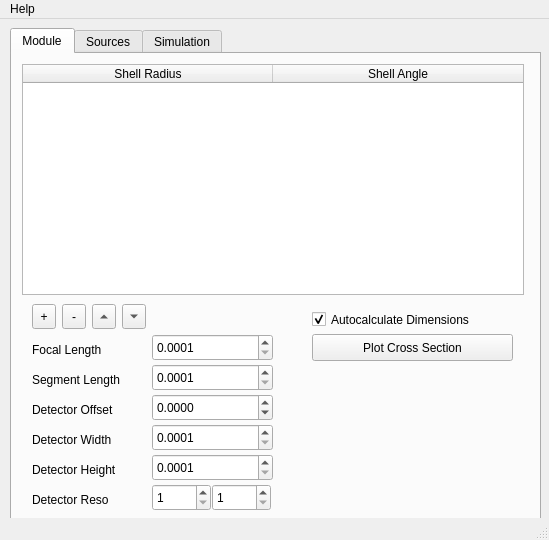
<?xml version="1.0" encoding="UTF-8"?>
<ui version="4.0">
 <class>MainWindow</class>
 <widget class="QMainWindow" name="MainWindow">
  <property name="geometry">
   <rect>
    <x>0</x>
    <y>0</y>
    <width>549</width>
    <height>540</height>
   </rect>
  </property>
  <property name="windowTitle">
   <string>FOXSISIM</string>
  </property>
  <widget class="QWidget" name="centralwidget">
   <widget class="QTabWidget" name="tabWidget">
    <property name="geometry">
     <rect>
      <x>10</x>
      <y>9</y>
      <width>531</width>
      <height>501</height>
     </rect>
    </property>
    <property name="currentIndex">
     <number>0</number>
    </property>
    <widget class="QWidget" name="tab">
     <attribute name="title">
      <string>Module</string>
     </attribute>
     <widget class="QDoubleSpinBox" name="doubleSpinBox">
      <property name="geometry">
       <rect>
        <x>140</x>
        <y>280</y>
        <width>121</width>
        <height>27</height>
       </rect>
      </property>
      <property name="decimals">
       <number>4</number>
      </property>
      <property name="minimum">
       <double>0.000100000000000</double>
      </property>
      <property name="maximum">
       <double>999999.999900000053458</double>
      </property>
      <property name="singleStep">
       <double>0.100000000000000</double>
      </property>
     </widget>
     <widget class="QDoubleSpinBox" name="doubleSpinBox_2">
      <property name="geometry">
       <rect>
        <x>140</x>
        <y>310</y>
        <width>121</width>
        <height>27</height>
       </rect>
      </property>
      <property name="decimals">
       <number>4</number>
      </property>
      <property name="minimum">
       <double>0.000100000000000</double>
      </property>
      <property name="maximum">
       <double>999999.999900000053458</double>
      </property>
      <property name="singleStep">
       <double>0.100000000000000</double>
      </property>
     </widget>
     <widget class="QLabel" name="label">
      <property name="geometry">
       <rect>
        <x>20</x>
        <y>310</y>
        <width>131</width>
        <height>31</height>
       </rect>
      </property>
      <property name="toolTip">
       <string>Length of each segment</string>
      </property>
      <property name="text">
       <string>Segment Length</string>
      </property>
     </widget>
     <widget class="QLabel" name="label_2">
      <property name="geometry">
       <rect>
        <x>20</x>
        <y>280</y>
        <width>121</width>
        <height>31</height>
       </rect>
      </property>
      <property name="toolTip">
       <string>Focal length, measured in centimeters from the center of the module</string>
      </property>
      <property name="text">
       <string>Focal Length</string>
      </property>
     </widget>
     <widget class="QCheckBox" name="checkBox">
      <property name="geometry">
       <rect>
        <x>300</x>
        <y>250</y>
        <width>211</width>
        <height>31</height>
       </rect>
      </property>
      <property name="toolTip">
       <string>Autocalculate the angle given a radius (and vice versa)</string>
      </property>
      <property name="text">
       <string>Autocalculate Dimensions</string>
      </property>
      <property name="checked">
       <bool>true</bool>
      </property>
     </widget>
     <widget class="QDoubleSpinBox" name="doubleSpinBox_3">
      <property name="geometry">
       <rect>
        <x>140</x>
        <y>340</y>
        <width>121</width>
        <height>27</height>
       </rect>
      </property>
      <property name="decimals">
       <number>4</number>
      </property>
      <property name="minimum">
       <double>-999999.999900000053458</double>
      </property>
      <property name="maximum">
       <double>999999.999900000053458</double>
      </property>
      <property name="singleStep">
       <double>0.100000000000000</double>
      </property>
     </widget>
     <widget class="QLabel" name="label_3">
      <property name="geometry">
       <rect>
        <x>20</x>
        <y>340</y>
        <width>121</width>
        <height>31</height>
       </rect>
      </property>
      <property name="toolTip">
       <string>Offset of the detector from the focal point. A positive value means the detector is farther from the module.</string>
      </property>
      <property name="text">
       <string>Detector Offset</string>
      </property>
     </widget>
     <widget class="QLabel" name="label_4">
      <property name="geometry">
       <rect>
        <x>20</x>
        <y>370</y>
        <width>121</width>
        <height>31</height>
       </rect>
      </property>
      <property name="toolTip">
       <string>Width of the detector</string>
      </property>
      <property name="text">
       <string>Detector Width</string>
      </property>
     </widget>
     <widget class="QLabel" name="label_5">
      <property name="geometry">
       <rect>
        <x>20</x>
        <y>400</y>
        <width>121</width>
        <height>31</height>
       </rect>
      </property>
      <property name="toolTip">
       <string>Height of the detector</string>
      </property>
      <property name="text">
       <string>Detector Height</string>
      </property>
     </widget>
     <widget class="QDoubleSpinBox" name="doubleSpinBox_4">
      <property name="geometry">
       <rect>
        <x>140</x>
        <y>370</y>
        <width>121</width>
        <height>27</height>
       </rect>
      </property>
      <property name="decimals">
       <number>4</number>
      </property>
      <property name="minimum">
       <double>0.000100000000000</double>
      </property>
      <property name="maximum">
       <double>999999.999900000053458</double>
      </property>
      <property name="singleStep">
       <double>0.100000000000000</double>
      </property>
     </widget>
     <widget class="QDoubleSpinBox" name="doubleSpinBox_5">
      <property name="geometry">
       <rect>
        <x>140</x>
        <y>400</y>
        <width>121</width>
        <height>27</height>
       </rect>
      </property>
      <property name="decimals">
       <number>4</number>
      </property>
      <property name="minimum">
       <double>0.000100000000000</double>
      </property>
      <property name="maximum">
       <double>999999.999900000053458</double>
      </property>
      <property name="singleStep">
       <double>0.100000000000000</double>
      </property>
     </widget>
     <widget class="QTableWidget" name="tableWidget">
      <property name="geometry">
       <rect>
        <x>10</x>
        <y>10</y>
        <width>502</width>
        <height>231</height>
       </rect>
      </property>
      <property name="alternatingRowColors">
       <bool>true</bool>
      </property>
      <attribute name="horizontalHeaderDefaultSectionSize">
       <number>250</number>
      </attribute>
      <attribute name="horizontalHeaderMinimumSectionSize">
       <number>250</number>
      </attribute>
      <attribute name="verticalHeaderVisible">
       <bool>false</bool>
      </attribute>
      <attribute name="verticalHeaderDefaultSectionSize">
       <number>23</number>
      </attribute>
      <attribute name="verticalHeaderMinimumSectionSize">
       <number>23</number>
      </attribute>
      <column>
       <property name="text">
        <string>Shell Radius</string>
       </property>
      </column>
      <column>
       <property name="text">
        <string>Shell Angle</string>
       </property>
      </column>
     </widget>
     <widget class="QToolButton" name="toolButton_3">
      <property name="geometry">
       <rect>
        <x>20</x>
        <y>250</y>
        <width>24</width>
        <height>25</height>
       </rect>
      </property>
      <property name="toolTip">
       <string>Add a row to the radii/angles table</string>
      </property>
      <property name="text">
       <string>+</string>
      </property>
     </widget>
     <widget class="QToolButton" name="toolButton_4">
      <property name="geometry">
       <rect>
        <x>50</x>
        <y>250</y>
        <width>24</width>
        <height>25</height>
       </rect>
      </property>
      <property name="toolTip">
       <string>Remove a row from the radii/angles table</string>
      </property>
      <property name="text">
       <string>-</string>
      </property>
     </widget>
     <widget class="QLabel" name="label_9">
      <property name="geometry">
       <rect>
        <x>20</x>
        <y>430</y>
        <width>141</width>
        <height>31</height>
       </rect>
      </property>
      <property name="toolTip">
       <string>Pixel resolution of detector</string>
      </property>
      <property name="text">
       <string>Detector Reso</string>
      </property>
     </widget>
     <widget class="QSpinBox" name="spinBox_2">
      <property name="geometry">
       <rect>
        <x>140</x>
        <y>430</y>
        <width>59</width>
        <height>27</height>
       </rect>
      </property>
      <property name="minimum">
       <number>1</number>
      </property>
      <property name="maximum">
       <number>9999</number>
      </property>
     </widget>
     <widget class="QSpinBox" name="spinBox_3">
      <property name="geometry">
       <rect>
        <x>200</x>
        <y>430</y>
        <width>59</width>
        <height>27</height>
       </rect>
      </property>
      <property name="minimum">
       <number>1</number>
      </property>
      <property name="maximum">
       <number>9999</number>
      </property>
     </widget>
     <widget class="QToolButton" name="toolButton_5">
      <property name="geometry">
       <rect>
        <x>80</x>
        <y>250</y>
        <width>24</width>
        <height>25</height>
       </rect>
      </property>
      <property name="toolTip">
       <string>Move current row up</string>
      </property>
      <property name="text">
       <string>...</string>
      </property>
      <property name="arrowType">
       <enum>Qt::UpArrow</enum>
      </property>
     </widget>
     <widget class="QToolButton" name="toolButton_6">
      <property name="geometry">
       <rect>
        <x>110</x>
        <y>250</y>
        <width>24</width>
        <height>25</height>
       </rect>
      </property>
      <property name="toolTip">
       <string>Move current row down</string>
      </property>
      <property name="text">
       <string>...</string>
      </property>
      <property name="arrowType">
       <enum>Qt::DownArrow</enum>
      </property>
     </widget>
     <widget class="QPushButton" name="pushButton_5">
      <property name="geometry">
       <rect>
        <x>300</x>
        <y>280</y>
        <width>201</width>
        <height>27</height>
       </rect>
      </property>
      <property name="toolTip">
       <string>Plot a cross section of the module</string>
      </property>
      <property name="text">
       <string>Plot Cross Section</string>
      </property>
     </widget>
    </widget>
    <widget class="QWidget" name="tab_2">
     <property name="toolTip">
      <string/>
     </property>
     <attribute name="title">
      <string>Sources</string>
     </attribute>
     <widget class="QTableWidget" name="tableWidget_2">
      <property name="geometry">
       <rect>
        <x>10</x>
        <y>10</y>
        <width>500</width>
        <height>171</height>
       </rect>
      </property>
      <property name="alternatingRowColors">
       <bool>true</bool>
      </property>
      <attribute name="horizontalHeaderDefaultSectionSize">
       <number>83</number>
      </attribute>
      <attribute name="horizontalHeaderMinimumSectionSize">
       <number>83</number>
      </attribute>
      <attribute name="verticalHeaderVisible">
       <bool>false</bool>
      </attribute>
      <attribute name="verticalHeaderDefaultSectionSize">
       <number>23</number>
      </attribute>
      <attribute name="verticalHeaderMinimumSectionSize">
       <number>23</number>
      </attribute>
      <column>
       <property name="text">
        <string>Type</string>
       </property>
       <property name="toolTip">
        <string/>
       </property>
      </column>
      <column>
       <property name="text">
        <string>Center</string>
       </property>
       <property name="toolTip">
        <string/>
       </property>
      </column>
      <column>
       <property name="text">
        <string>Normal</string>
       </property>
       <property name="toolTip">
        <string/>
       </property>
      </column>
      <column>
       <property name="text">
        <string>Width</string>
       </property>
       <property name="toolTip">
        <string/>
       </property>
      </column>
      <column>
       <property name="text">
        <string>Height</string>
       </property>
       <property name="toolTip">
        <string/>
       </property>
      </column>
      <column>
       <property name="text">
        <string>Color</string>
       </property>
       <property name="toolTip">
        <string/>
       </property>
      </column>
     </widget>
     <widget class="QToolButton" name="toolButton">
      <property name="geometry">
       <rect>
        <x>20</x>
        <y>190</y>
        <width>24</width>
        <height>25</height>
       </rect>
      </property>
      <property name="toolTip">
       <string>Add row to the sources table</string>
      </property>
      <property name="text">
       <string>+</string>
      </property>
     </widget>
     <widget class="QToolButton" name="toolButton_2">
      <property name="geometry">
       <rect>
        <x>50</x>
        <y>190</y>
        <width>24</width>
        <height>25</height>
       </rect>
      </property>
      <property name="toolTip">
       <string>Remove row from sources table</string>
      </property>
      <property name="text">
       <string>-</string>
      </property>
     </widget>
     <widget class="QCheckBox" name="checkBox_2">
      <property name="geometry">
       <rect>
        <x>300</x>
        <y>190</y>
        <width>211</width>
        <height>31</height>
       </rect>
      </property>
      <property name="toolTip">
       <string>Autocalculate as many source settings as is possible</string>
      </property>
      <property name="text">
       <string>Autocalculate Dimensions</string>
      </property>
      <property name="checked">
       <bool>true</bool>
      </property>
     </widget>
     <widget class="QToolButton" name="toolButton_7">
      <property name="geometry">
       <rect>
        <x>80</x>
        <y>190</y>
        <width>24</width>
        <height>25</height>
       </rect>
      </property>
      <property name="toolTip">
       <string>Move current row up</string>
      </property>
      <property name="text">
       <string>...</string>
      </property>
      <property name="arrowType">
       <enum>Qt::UpArrow</enum>
      </property>
     </widget>
     <widget class="QToolButton" name="toolButton_8">
      <property name="geometry">
       <rect>
        <x>110</x>
        <y>190</y>
        <width>24</width>
        <height>25</height>
       </rect>
      </property>
      <property name="toolTip">
       <string>Move current row down</string>
      </property>
      <property name="text">
       <string>...</string>
      </property>
      <property name="arrowType">
       <enum>Qt::DownArrow</enum>
      </property>
     </widget>
    </widget>
    <widget class="QWidget" name="tab_3">
     <attribute name="title">
      <string>Simulation</string>
     </attribute>
     <widget class="QGroupBox" name="groupBox">
      <property name="geometry">
       <rect>
        <x>10</x>
        <y>10</y>
        <width>281</width>
        <height>251</height>
       </rect>
      </property>
      <property name="title">
       <string>Simulate</string>
      </property>
      <widget class="QPushButton" name="pushButton_2">
       <property name="geometry">
        <rect>
         <x>10</x>
         <y>210</y>
         <width>261</width>
         <height>31</height>
        </rect>
       </property>
       <property name="toolTip">
        <string>Reset session, deleting all simulation variables</string>
       </property>
       <property name="text">
        <string>Reset</string>
       </property>
      </widget>
      <widget class="QLabel" name="label_6">
       <property name="geometry">
        <rect>
         <x>10</x>
         <y>30</y>
         <width>121</width>
         <height>31</height>
        </rect>
       </property>
       <property name="toolTip">
        <string>Number of rays to simulate for each source</string>
       </property>
       <property name="text">
        <string>Rays Per Source</string>
       </property>
      </widget>
      <widget class="QSpinBox" name="spinBox">
       <property name="geometry">
        <rect>
         <x>140</x>
         <y>30</y>
         <width>131</width>
         <height>27</height>
        </rect>
       </property>
       <property name="maximum">
        <number>99999999</number>
       </property>
      </widget>
      <widget class="QLabel" name="label_7">
       <property name="geometry">
        <rect>
         <x>10</x>
         <y>60</y>
         <width>121</width>
         <height>31</height>
        </rect>
       </property>
       <property name="toolTip">
        <string>Total rays to be simulated</string>
       </property>
       <property name="text">
        <string>Rays to Simulate</string>
       </property>
      </widget>
      <widget class="QLabel" name="label_10">
       <property name="geometry">
        <rect>
         <x>10</x>
         <y>90</y>
         <width>121</width>
         <height>31</height>
        </rect>
       </property>
       <property name="toolTip">
        <string>Total rays simulated thus far</string>
       </property>
       <property name="text">
        <string>Total Simulated</string>
       </property>
      </widget>
      <widget class="QLabel" name="label_8">
       <property name="geometry">
        <rect>
         <x>140</x>
         <y>60</y>
         <width>131</width>
         <height>31</height>
        </rect>
       </property>
       <property name="text">
        <string>0</string>
       </property>
      </widget>
      <widget class="QLabel" name="label_11">
       <property name="geometry">
        <rect>
         <x>140</x>
         <y>90</y>
         <width>131</width>
         <height>31</height>
        </rect>
       </property>
       <property name="text">
        <string>0</string>
       </property>
      </widget>
      <widget class="QPushButton" name="pushButton">
       <property name="geometry">
        <rect>
         <x>10</x>
         <y>150</y>
         <width>261</width>
         <height>31</height>
        </rect>
       </property>
       <property name="toolTip">
        <string>Start simulation. Once pressed, module/detector/source settings cannot be modified until session is reset.</string>
       </property>
       <property name="text">
        <string>Simulate</string>
       </property>
      </widget>
      <widget class="QPushButton" name="pushButton_6">
       <property name="geometry">
        <rect>
         <x>10</x>
         <y>180</y>
         <width>261</width>
         <height>31</height>
        </rect>
       </property>
       <property name="toolTip">
        <string>Stop current simulation</string>
       </property>
       <property name="text">
        <string>Stop</string>
       </property>
      </widget>
      <widget class="QProgressBar" name="progressBar">
       <property name="geometry">
        <rect>
         <x>10</x>
         <y>120</y>
         <width>261</width>
         <height>21</height>
        </rect>
       </property>
       <property name="value">
        <number>0</number>
       </property>
      </widget>
     </widget>
     <widget class="QGroupBox" name="groupBox_2">
      <property name="geometry">
       <rect>
        <x>320</x>
        <y>10</y>
        <width>191</width>
        <height>71</height>
       </rect>
      </property>
      <property name="title">
       <string>Detector Pixel Plot</string>
      </property>
      <widget class="QPushButton" name="pushButton_3">
       <property name="geometry">
        <rect>
         <x>10</x>
         <y>30</y>
         <width>171</width>
         <height>31</height>
        </rect>
       </property>
       <property name="toolTip">
        <string>Plot the image captured by the detector</string>
       </property>
       <property name="text">
        <string>Plot</string>
       </property>
      </widget>
     </widget>
     <widget class="QGroupBox" name="groupBox_3">
      <property name="geometry">
       <rect>
        <x>320</x>
        <y>110</y>
        <width>191</width>
        <height>211</height>
       </rect>
      </property>
      <property name="title">
       <string>Scatter Plot</string>
      </property>
      <widget class="QCheckBox" name="checkBox_3">
       <property name="geometry">
        <rect>
         <x>10</x>
         <y>140</y>
         <width>171</width>
         <height>31</height>
        </rect>
       </property>
       <property name="toolTip">
        <string>Rays will be colored by how many times they bounce in the module: none (red), once (green), twice (blue), more (black)</string>
       </property>
       <property name="text">
        <string>Color Bounce Count</string>
       </property>
       <property name="checked">
        <bool>true</bool>
       </property>
      </widget>
      <widget class="QPushButton" name="pushButton_4">
       <property name="geometry">
        <rect>
         <x>10</x>
         <y>170</y>
         <width>171</width>
         <height>31</height>
        </rect>
       </property>
       <property name="toolTip">
        <string>Generate a scatter plot of captured rays from one or more sources</string>
       </property>
       <property name="text">
        <string>Plot</string>
       </property>
      </widget>
      <widget class="QListWidget" name="listWidget">
       <property name="geometry">
        <rect>
         <x>10</x>
         <y>30</y>
         <width>171</width>
         <height>111</height>
        </rect>
       </property>
       <property name="selectionMode">
        <enum>QAbstractItemView::MultiSelection</enum>
       </property>
      </widget>
     </widget>
    </widget>
   </widget>
  </widget>
  <widget class="QMenuBar" name="menubar">
   <property name="geometry">
    <rect>
     <x>0</x>
     <y>0</y>
     <width>549</width>
     <height>25</height>
    </rect>
   </property>
   <widget class="QMenu" name="menuHelp">
    <property name="title">
     <string>Help</string>
    </property>
    <addaction name="actionAbout_FOXSISIM_2"/>
   </widget>
   <addaction name="menuHelp"/>
  </widget>
  <widget class="QStatusBar" name="statusbar"/>
  <action name="actionAbout_FOXSISIM">
   <property name="text">
    <string>About FOXSISIM</string>
   </property>
  </action>
  <action name="actionAbout_FOXSISIM_2">
   <property name="text">
    <string>About FOXSISIM</string>
   </property>
  </action>
 </widget>
 <resources/>
 <connections/>
</ui>
